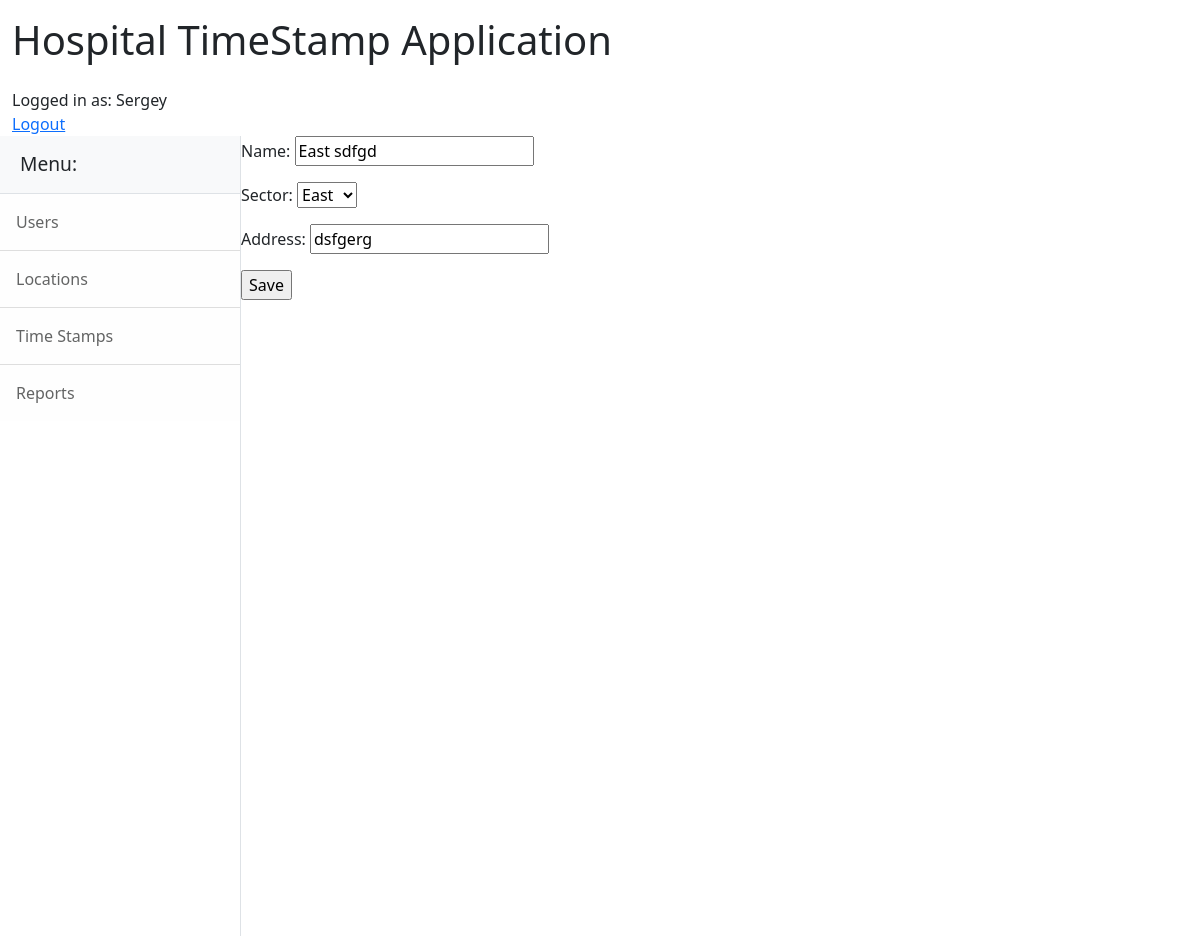
The page /core/2/update_location/ (signed in) on the database its author committed.
### core/models.py (models this page shows, shortened)
class Location(models.Model):
    SECTOR_CHOICES = (('E', 'East'), ('W', 'West'))
    name = models.CharField(max_length=50, null= False)
    sector = models.CharField(choices = SECTOR_CHOICES, max_length = 4,default = 'East')
    address = models.CharField(max_length=150, null=True)

### core/views.py (the view)
# urls.py: path('<int:pk>/update_location/', LocationUpdate.as_view(), name='update_location' ),
class LocationUpdate(UserPassesTestMixin, UpdateView):
    model = Location
    form_class = LocationForm
    template_name = 'update_location.html'
    success_url = reverse_lazy('core:locations')
    def test_func(self):
        return self.request.user.groups.filter(name='admin').exists()

### core/forms.py
class LocationForm(forms.ModelForm):
    class Meta:
        model = Location
        fields = '__all__'

### core/templates/update_location.html (shortened to what this page needs)
{% extends 'main.html'%}
{% block content %}
<form method="post">
    {{ form.as_p }}
    <input type="submit" value="Save">
</form>
{% endblock content %}

### core/templates/main.html (shortened to what this page needs)
{% load static %}
<!DOCTYPE html>
<html lang="en">
<html>
            <div class="container-fluid">
                <div class="row zsx">
                        <p class="vcenter">
                        <h1> Hospital TimeStamp Application</h1>
                        </p>
                    </div>
                    {% if user.is_authenticated %}
                        <a>Logged in as: {{ user.username }}</a>
                        <br><a href="{% url 'logout' %}">Logout</a></br>
                    {% else %}
                        <li><a href="{% url 'login' %}">Login<a></li>
                    {% endif %}
            </div>
<body>
    <head>
        <link rel="stylesheet" href="{% static 'css/main.css' %}">
    </head>
        <div class="d-flex" id="wrapper">
            <div class="border-end bg-white" id="sidebar-wrapper">
                <div class="sidebar-heading border-bottom bg-light">Menu:</div>
                <div class="list-group list-group-flush">
                    <a class="list-group-item list-group-item-action list-group-item-light p-3" href="{% url 'core:users'%}">Users</a>
                    <a class="list-group-item list-group-item-action list-group-item-light p-3" href="{% url 'core:locations'%}">Locations</a>
                    <a class="list-group-item list-group-item-action list-group-item-light p-3" href="{% url 'core:stamps'%}">Time Stamps</a>
                    <a class="list-group-item list-group-item-action list-group-item-light p-3" href="{% url 'core:reports'%}">Reports</a>
                </div>
            </div>
            {% block content %}{% endblock content %}
        </div>
</body>
</html>

### rows shown on the page
Location: name "East sdfgd", sector "East", address "dsfgerg"

### other values the page prints
{{ user.username }} "Sergey"
